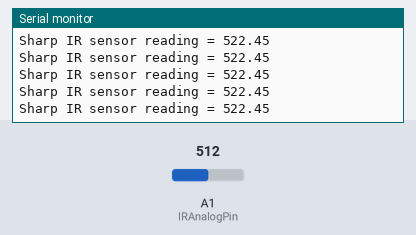
Simulated run of this sketch. Board: Arduino Uno, built with avr-gcc and run on an emulated ATmega328P. Parts: the last lines printed to the serial monitor. The inputs (shaded band) are chosen by the test bench; at power-on: A1 (IRAnalogPin) = 512.

Above: at 1.2 s.
1.3 s: A1 (IRAnalogPin) set to 108
At 2.4 s:
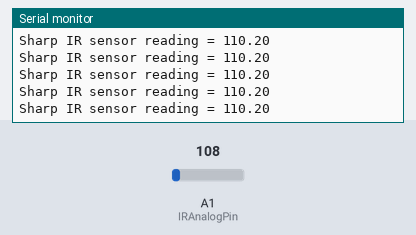
4.3 s: A1 (IRAnalogPin) set to 87
At 5.3 s:
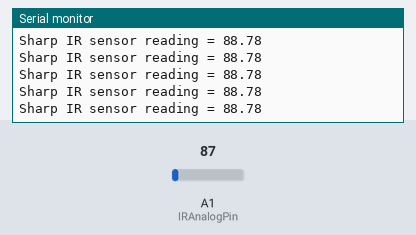
10.3 s: A1 (IRAnalogPin) set to 11
At 10.9 s:
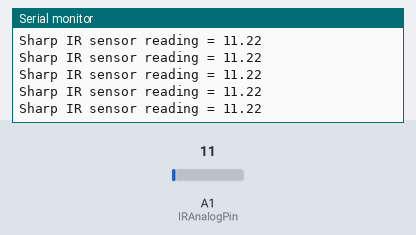
11.8 s: A1 (IRAnalogPin) set to 8
At 12.6 s:
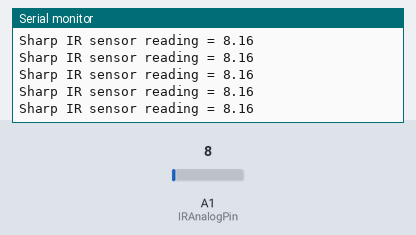
Timing chart, 0 to 14.8 s (numbered marks = the images above; inputs shaded):
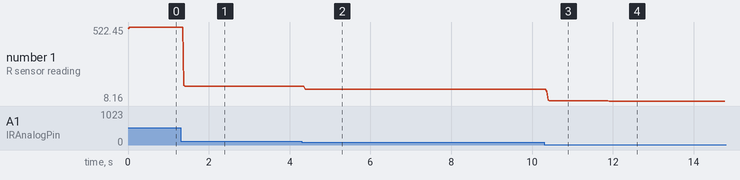

Measured:
- after the input at 1.3 s, the serial monitor: prints a new line after 0.09 s (image 1)
- after the input at 4.3 s, the serial monitor: prints a new line after 0.09 s (image 2)
- after the input at 10.3 s, the serial monitor: prints a new line after 0.06 s (image 3)
- after the input at 11.8 s, the serial monitor: prints a new line after 0.07 s (image 4)
- plotted number 1: 522.45 → 110.2 after the input at 1.3 s, 110.2 → 88.78 after the input at 4.3 s, 88.78 → 11.22 after the input at 10.3 s, 11.22 → 8.16 after the input at 11.8 s

The sketch:

Sharp_IR.ino
```cpp
int IRAnalogPin= 1;
float IRReading;

void setup(void) {
  Serial.begin(9600);   // We'll send debugging information via the Serial monitor

}

void loop(void) {

  int i =0;

  while (i<50){

    IRReading = IRReading + (float)analogRead(IRAnalogPin);
    i++;
  }

  IRReading = IRReading/50;


  Serial.print("Sharp IR sensor reading = ");
  Serial.println(IRReading);


}
```
